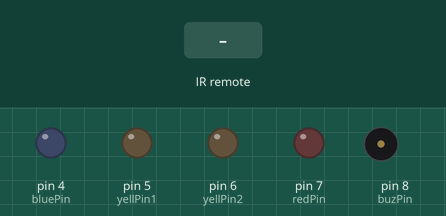
This sketch was run on a simulated Arduino Uno, built with avr-gcc and run on an emulated ATmega328P. Parts: output pins drawn as LEDs (lit = HIGH), buzzer (waves = sounding). The test bench sets the inputs (shaded band).

Above: at 1.2 s.
1.3 s: infrared code 0xE0E020DF received
At 2.4 s:
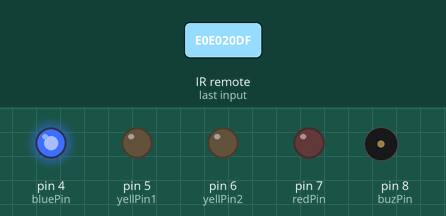
2.8 s: infrared code 0xE0E0A05F received
At 3.5 s:
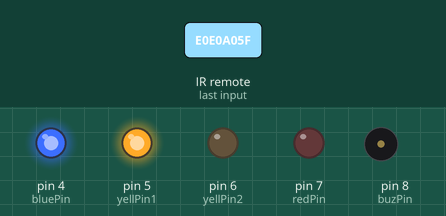
4.3 s: infrared code 0xE0E0609F received
At 4.7 s:
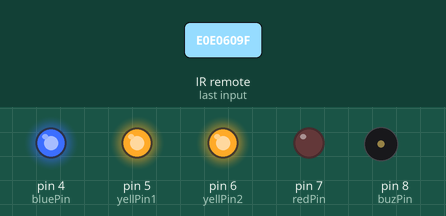
5.8 s: infrared code 0xE0E010EF received
At 7.0 s:
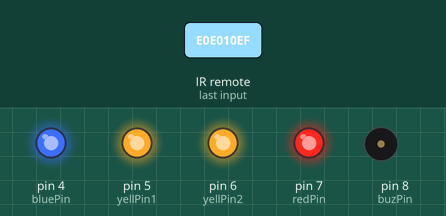
7.3 s: infrared code 0xE0E040BF received
At 8.2 s:
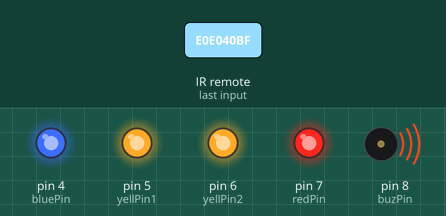
8.8 s: infrared code 0xE0E020DF received
At 10.0 s:
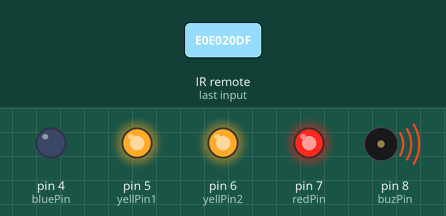
Timing chart, 0 to 11.8 s (numbered marks = the images above; inputs shaded):
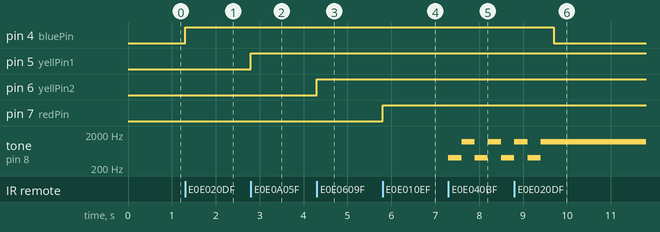

The sketch:

IR_diodi_buzzer.ino
```cpp
// скетч для проверки кодировки IR пульта

#include <IRremote.h>  // библиотека для IR приемника

IRrecv irrecv(A0);   //пин к которому подкл приемник
decode_results results;  // присваевает получаемым с пульта сигналы переменной резалтс

int bluePin = 4;
int yellPin1 = 5;
int yellPin2 = 6;
int redPin = 7;
int buzPin = 8;

void setup() {
  irrecv.enableIRIn(); // запускаем прием инфрокрасного сигнала
  pinMode(bluePin, OUTPUT);
  pinMode(yellPin1, OUTPUT);
  pinMode(yellPin2, OUTPUT);
  pinMode(redPin, OUTPUT);
  pinMode(buzPin, OUTPUT);

//  Serial.begin(9600);

}

void loop() {
  if (irrecv.decode(&results)) //если данные пришли то
  {
//    Serial.println(results.value);  //выводим значение по сериал
    if (results.value == 3772784863) digitalWrite(bluePin, !digitalRead(bluePin));  // 1 - голубой
    if (results.value == 3772817503) digitalWrite(yellPin1, !digitalRead(yellPin1)); // 2 - желт
    if (results.value == 3772801183) digitalWrite(yellPin2, !digitalRead(yellPin2)); // 3 - желт 2
    if (results.value == 3772780783) digitalWrite(redPin, !digitalRead(redPin)); // 4 - красн
    if (results.value == 3772793023)
    {
        for (int i = 0; i <= 3; i++)
        {
        tone(buzPin, 400);
        delay(300);
        tone(buzPin, 1200);
        delay(300);

        }


    }
    if (results.value == 3772837903) noTone(buzPin);

    irrecv.resume();   //останавл прием и принимаем следующий сигнал. иначе первый будет сыпаться бесконечно
  }

  }
```

Measured:
- after the input at 1.3 s, pin 4 (bluePin): LOW → HIGH at once
- after the input at 2.8 s, pin 5 (yellPin1): LOW → HIGH at once
- after the input at 4.3 s, pin 6 (yellPin2): LOW → HIGH at once
- after the input at 5.8 s, pin 7 (redPin): LOW → HIGH at once
- after the input at 7.3 s, tone on pin 8 (buzPin): alternates 1200 Hz for 0.30 s and 400 Hz for 0.30 s, starting at once
- after the input at 8.8 s, pin 4 (bluePin): HIGH → LOW after 0.90 s
